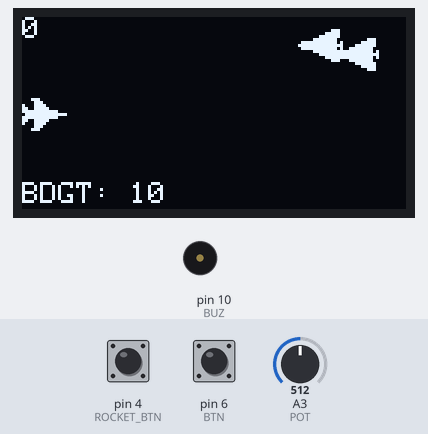
This sketch was run on a simulated Arduino Uno, built with avr-gcc and run on an emulated ATmega328P. Shown: 128×64 one-colour display, buzzer (waves = sounding). The test bench sets the inputs (shaded band); at power-on: pin 6 (BTN) HIGH, pin 4 (ROCKET_BTN) HIGH, A3 (POT) = 512. The display library's start-up logo is not drawn; random numbers use the default seed unless the sketch sets one. At 3.9 s the program stops and its outputs stay as they are.

Above: at 2.98 s.
3.3 s: pin 6 (BTN) pulled LOW for 0.15 s
At 3.62 s:
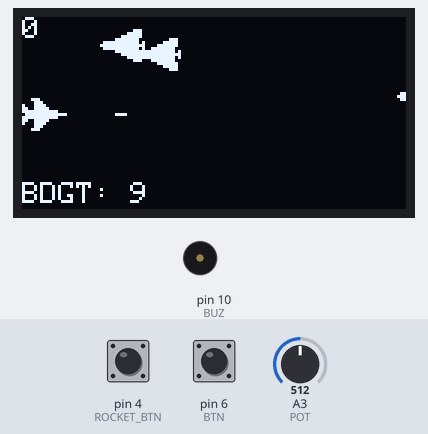
At 4.8 s:
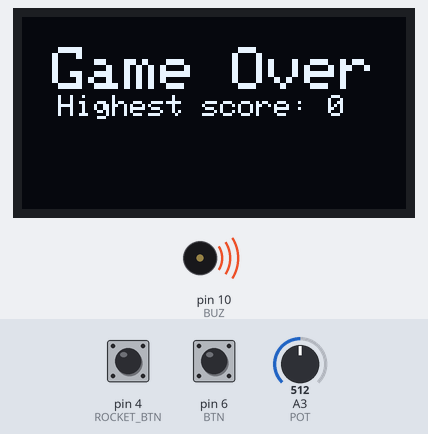
Timing chart, 0 to 5.4 s (numbered marks = the images above; inputs shaded):
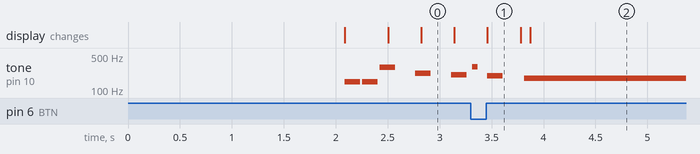

Measured:
- by itself, tone on pin 10 (BUZ): plays 300 Hz for 0.05 s, 196 Hz for 0.15 s, 175 Hz for 1.6 s

The sketch:

SpaceShooter.ino
```cpp
#include <SPI.h>
#include <Wire.h>
#include <Adafruit_GFX.h>
#include <Adafruit_SSD1306.h>
#include "pitches.h"

#define SCREEN_WIDTH 128  // OLED display width, in pixels
#define SCREEN_HEIGHT 64  // OLED display height, in pixels

#define OLED_RESET -1        // Reset pin # (or -1 if sharing Arduino reset pin)
#define SCREEN_ADDRESS 0x3C  ///< See datasheet for Address; 0x3D for 128x64, 0x3C for 128x32
Adafruit_SSD1306 display(SCREEN_WIDTH, SCREEN_HEIGHT, &Wire, OLED_RESET);

#define POT A3
#define BTN 6
#define BUZ 10
#define ROCKET_BTN 4
#define ROCKET_LED 5

#define MAX_BULLETS 16
#define MAX_ENEMIES 8
#define ROCKET_COOLDOWN 5000
#define EXPLOSION_RAD 50
#define BULLET_COST 1
#define ROCKET_COST 4
#define DRONE_VALUE 2
#define DRONE_VALUE_MULT 2
#define SCORE_INCREASEMENT 1
#define SCORE_DECREASEMENT 2
#define SPEED_INCREASEMENT_TIME 30000

unsigned int potValue;
int jetPos;
bool buttonState;
bool buttonPrevState;

bool drawExplosion;
int explosionRad = 5;

unsigned int score = 0;
unsigned int budget = 10;
unsigned short int speed = 3;
unsigned long int lastSpeedIncreasementTime = 0;

unsigned int highestScore;

// 'jet', 15x15px
const unsigned char epd_bitmap_jet[] PROGMEM = {
  0x00, 0x00, 0x00, 0x00, 0x1c, 0x00, 0x0e, 0x00, 0x8f, 0x00, 0xcf, 0x80, 0xff, 0xf0, 0x7f, 0xfe,
  0xff, 0xf0, 0xcf, 0x80, 0x8f, 0x00, 0x0e, 0x00, 0x1c, 0x00, 0x00, 0x00, 0x00, 0x00
};

// 'enemy', 15x15px
const unsigned char epd_bitmap_enemy[] PROGMEM = {
  0x00, 0x00, 0x00, 0x00, 0x00, 0x1c, 0x00, 0x7c, 0x01, 0xfc, 0x07, 0xf8, 0x7f, 0xfa, 0xff, 0xfe,
  0x7f, 0xfa, 0x07, 0xf8, 0x01, 0xfc, 0x00, 0x7c, 0x00, 0x1c, 0x00, 0x00, 0x00, 0x00
};

// 'rocket', 15x7px
const unsigned char epd_bitmap_rocket[] PROGMEM = {
  0x30, 0x00, 0x3c, 0x08, 0x7f, 0xfc, 0xff, 0xfe, 0x7f, 0xfc, 0x3c, 0x08, 0x30, 0x00
};

const int megalovaniaLength = 63;
const int noteDuration = 150;
int noteNumber = 0;
long int lastNoteTime = 0;
const int megalovaniaNotes[megalovaniaLength]{
  NOTE_D3, NOTE_D3, NOTE_D4, 0, NOTE_A3, 0, NOTE_GS3, 0, NOTE_G3, 0, NOTE_F3, 0, NOTE_D3, NOTE_F3,
  NOTE_G3, NOTE_C3, NOTE_C3, NOTE_D4, 0, NOTE_A3, 0, 0, NOTE_GS3, NOTE_G3, 0, NOTE_F3, 0, NOTE_D3,
  NOTE_F3, NOTE_G3, NOTE_B2, NOTE_B2, NOTE_D4, 0, NOTE_A3, 0, 0, NOTE_GS3, 0, NOTE_G3, 0, NOTE_F3, 0,
  NOTE_D3, NOTE_F3, NOTE_G3, NOTE_AS2, NOTE_AS2, NOTE_D4, 0, NOTE_A3, 0, 0, NOTE_GS3, 0, NOTE_G3, 0,
  NOTE_F3, 0, NOTE_D3, 0, NOTE_F3, NOTE_G3
};

// struct to save bullet data
struct bulletDataType {
  int x;
  int y;
  bool isActive;
};

// array of all bullets
bulletDataType bullets[MAX_BULLETS];

// rocket structure
struct rocketDataType {
  int x;
  int y;
  bool isActive;
};

// rocket instance
rocketDataType rocket = { 0, 0, false };
bool rocketReady = true;
long int lastRocketFiredTime;

// enemy struct
struct enemyDataType {
  int x;
  int y;
  bool isActive;
};

// array of all enemies
enemyDataType enemies[MAX_ENEMIES];

void setup() {
  Serial.begin(9600);
  pinMode(BTN, INPUT_PULLUP);
  pinMode(ROCKET_BTN, INPUT_PULLUP);

  // SSD1306_SWITCHCAPVCC = generate display voltage from 3.3V internally
  if (!display.begin(SSD1306_SWITCHCAPVCC, SCREEN_ADDRESS)) {
    Serial.println(F("SSD1306 allocation failed"));
    for (;;)
      ;  // Don't proceed, loop forever
  }

  // Show initial display buffer contents on the screen --
  // the library initializes this with an Adafruit splash screen.
  display.display();
  delay(2000);  // Pause for 2 seconds
}

void loop() {
  // get data from button and potentiometer
  potValue = analogRead(POT);
  jetPos = map(potValue, 0, 1024, -14, 64);
  buttonState = digitalRead(BTN);

  if (buttonState == LOW and buttonPrevState == HIGH) {
    fireBullet(jetPos);
    playFireSound();
  }

  if (digitalRead(ROCKET_BTN) == LOW) {
    fireRocket(jetPos);
  }

  if (random(100) < 5) {
    spawnEnemy();
  }

  // update rocket
  updateRocket(2);
  checkRocketExplosion(EXPLOSION_RAD);

  // update bullets and enemies positions
  updateBullets(3);
  updateEnemies(speed);
  checkCollisions();

  // clear display
  display.clearDisplay();
  // render a jet
  display.drawBitmap(0, jetPos, epd_bitmap_jet, 15, 15, 1);
  // render all active bullets, rocket and enemies
  drawBullets();
  drawEnemies();
  drawRocket();

  if (drawExplosion) {
    drawExplosionRadius(explosionRad);

    if (explosionRad >= 30) {
      explosionRad = 0;
      drawExplosion = false;
    }

    explosionRad += 5;
  }
  renderScore();
  renderBudget();

  // display frame on OLED display
  display.display();
  buttonPrevState = buttonState;

  if (millis() - lastRocketFiredTime >= ROCKET_COOLDOWN) {
    digitalWrite(ROCKET_LED, HIGH);
    rocketReady = true;
  }

  // music handle
  if (millis() - lastNoteTime >= noteDuration) {
    tone(BUZ, megalovaniaNotes[noteNumber], noteDuration);
    if (noteNumber >= megalovaniaLength) {
      noteNumber = 0;
    } else {
      noteNumber++;
    }
    lastNoteTime = millis();
  }

  if (millis() - lastSpeedIncreasementTime >= SPEED_INCREASEMENT_TIME) {
    speed += 1;
    lastSpeedIncreasementTime = millis();
  }
}

void renderBudget() {
  display.setCursor(0, SCREEN_HEIGHT-9);
  display.setTextSize(1);
  display.setTextColor(WHITE);
  display.print("BDGT: ");
  display.println(budget);
}

void playExplosionSound() {
  tone(BUZ, 1000, 50);
}

void playFireSound() {
  tone(BUZ, 300, 50);
}

void playDestroySound() {
  tone(BUZ, 500, 50);
}

void renderScore() {
  display.setTextSize(1);
  display.setCursor(0, 0);
  display.setTextColor(WHITE);
  display.println(score);
}

void fireRocket(int jetPos) {
  if (rocketReady && budget >= ROCKET_COST) {
    rocket = { 15, jetPos, true };
    rocketReady = false;
    lastRocketFiredTime = millis();
    budget -= ROCKET_COST;
  }
  digitalWrite(ROCKET_LED, LOW);
}

void drawExplosionRadius(int radius) {
    if (rocket.isActive) return; // Only draw if the rocket has exploded

    display.drawCircle(rocket.x + 7, rocket.y + 3, radius, WHITE);
}


void drawRocket() {
  if (rocket.isActive) {
    display.drawBitmap(rocket.x, rocket.y - 3, epd_bitmap_rocket, 15, 7, 1);
  }
}

void updateRocket(int movement) {
  if (rocket.isActive) {
    rocket.x += movement;
  }
}

void checkRocketExplosion(int explosionRadius) {
    if (!rocket.isActive) return; // No explosion if rocket is not active

    // Check if rocket collides with any enemy
    for (int i = 0; i < MAX_ENEMIES; i++) {
        if (enemies[i].isActive) {
            if (rocket.x + 15 >= enemies[i].x && rocket.x <= enemies[i].x + 15 &&
                rocket.y + 7 >= enemies[i].y && rocket.y <= enemies[i].y + 15) {

                unsigned int destroyedEnemies = 0;
                // Explosion happens, destroy all enemies in range
                for (int j = 0; j < MAX_ENEMIES; j++) {
                    if (enemies[j].isActive) {
                        int dx = enemies[j].x - rocket.x;
                        int dy = enemies[j].y - rocket.y;
                        int distanceSquared = dx * dx + dy * dy;

                        // Destroy enemies inside the explosion radius
                        if (distanceSquared <= explosionRadius * explosionRadius) {
                            enemies[j].isActive = false;
                            score += SCORE_INCREASEMENT;
                            destroyedEnemies += 1;
                        }
                    }
                }

                playExplosionSound(); // Explosion sound
                budget += DRONE_VALUE * destroyedEnemies * DRONE_VALUE_MULT;
                drawExplosion = true;
                rocket.isActive = false; // Remove rocket after explosion
                if (score > highestScore) highestScore = score;
                return; // Exit function since rocket is gone
            }
        }
    }
}


void fireBullet(int jetPos) {
  if (budget >= BULLET_COST) {
    for (int i = 0; i < MAX_BULLETS; i++) {
      if (!bullets[i].isActive) {
        bullets[i] = { 16, jetPos + 7, true };
        budget -= BULLET_COST;
        break;
      }
    }
  } else {
    gameOverScreen();
  }
}

void drawBullets() {
  for (int i = 0; i < MAX_BULLETS; i++) {
    if (bullets[i].isActive) {
      display.drawLine(bullets[i].x, bullets[i].y, bullets[i].x + 3, bullets[i].y, WHITE);
    }
  }
}

// move all bullets to the right for specific value
void updateBullets(int bulletMovement) {
  for (int i = 0; i < MAX_BULLETS; i++) {
    if (bullets[i].isActive) {
      bullets[i].x += bulletMovement;
      if (bullets[i].x >= SCREEN_WIDTH) {
        bullets[i].isActive = false;
      }
    }
  }
}

void spawnEnemy() {
  for (int i = 0; i < MAX_ENEMIES; i++) {
    if (!enemies[i].isActive) {
      enemies[i] = { 128, random(0, 49), true };
      break;
    }
  }
}

void updateEnemies(int movement) {
  for (int i = 0; i < MAX_ENEMIES; i++) {
    if (enemies[i].isActive) {
      enemies[i].x -= movement;
      if (enemies[i].x <= -15) {
        enemies[i].isActive = false;
        if (score >= SCORE_DECREASEMENT) {
          score -= SCORE_DECREASEMENT;
        } else {
          gameOverScreen();
        }
      }
    }
  }
}

void drawEnemies() {
  for (int i = 0; i < MAX_ENEMIES; i++) {
    if (enemies[i].isActive) {
      display.drawBitmap(enemies[i].x, enemies[i].y, epd_bitmap_enemy, 15, 15, WHITE);
    }
  }
}

void checkCollisions() {
  for (int i = 0; i < MAX_BULLETS; i++) {
    if (!bullets[i].isActive) continue;

    for (int j = 0; j < MAX_ENEMIES; j++) {
      if (!enemies[j].isActive) continue;

      if (bullets[i].x + 3 >= enemies[j].x && bullets[i].x <= enemies[j].x + 15 && bullets[i].y >= enemies[j].y && bullets[i].y <= enemies[j].y + 15) {
        bullets[i].isActive = false;
        enemies[j].isActive = false;
        score += SCORE_INCREASEMENT;
        budget += DRONE_VALUE;
        if (score > highestScore) highestScore = score;
        playDestroySound();
      }
    }
  }
}

void gameOverScreen() {
  display.clearDisplay();
  display.setTextSize(2);
  display.setTextColor(WHITE);
  display.setCursor(10, 10);
  display.println("Game Over");
  display.setTextSize(1);
  display.print("  Highest score: ");
  display.println(highestScore);
  display.display();
  for (;;)
    ;  // Don't proceed, loop forever
}

void debuging() {
  Serial.print("Rocket at: ");
  Serial.print(rocket.x);
  Serial.print(", ");
  Serial.println(rocket.y);

  for (int i = 0; i < MAX_ENEMIES; i++) {
    if (enemies[i].isActive) {
      Serial.print("Enemy at: ");
      Serial.print(enemies[i].x);
      Serial.print(", ");
      Serial.println(enemies[i].y);
    }
  }
}

void inputDebug(unsigned int potValue, bool buttonState) {
  // write data to display
  display.clearDisplay();
  display.setTextSize(1);
  display.setTextColor(WHITE);
  display.setCursor(0, 10);
  display.print("Potentiometer: ");
  display.println(potValue);
  display.print("Button: ");
  if (buttonState == HIGH) {
    display.println("Unpressed");
  } else {
    display.println("Pressed");
  }
  display.display();
}
```

pitches.h
```cpp
/**************************************************
   This file defines constants with the frequency
   of different musical notes.
 *************************************************/

#define NOTE_B0  31
#define NOTE_C1  33
#define NOTE_CS1 35
#define NOTE_D1  37
#define NOTE_DS1 39
#define NOTE_E1  41
#define NOTE_F1  44
#define NOTE_FS1 46
#define NOTE_G1  49
#define NOTE_GS1 52
#define NOTE_A1  55
#define NOTE_AS1 58
#define NOTE_B1  62
#define NOTE_C2  65
#define NOTE_CS2 69
#define NOTE_D2  73
#define NOTE_DS2 78
#define NOTE_E2  82
#define NOTE_F2  87
#define NOTE_FS2 93
#define NOTE_G2  98
#define NOTE_GS2 104
#define NOTE_A2  110
#define NOTE_AS2 117
#define NOTE_B2  123
#define NOTE_C3  131
#define NOTE_CS3 139
#define NOTE_D3  147
#define NOTE_DS3 156
#define NOTE_E3  165
#define NOTE_F3  175
#define NOTE_FS3 185
#define NOTE_G3  196
#define NOTE_GS3 208
#define NOTE_A3  220
#define NOTE_AS3 233
#define NOTE_B3  247
#define NOTE_C4  262
#define NOTE_CS4 277
#define NOTE_D4  294
#define NOTE_DS4 311
#define NOTE_E4  330
#define NOTE_F4  349
#define NOTE_FS4 370
#define NOTE_G4  392
#define NOTE_GS4 415
#define NOTE_A4  440
#define NOTE_AS4 466
#define NOTE_B4  494
#define NOTE_C5  523
#define NOTE_CS5 554
#define NOTE_D5  587
#define NOTE_DS5 622
#define NOTE_E5  659
#define NOTE_F5  698
#define NOTE_FS5 740
#define NOTE_G5  784
#define NOTE_GS5 831
#define NOTE_A5  880
#define NOTE_AS5 932
#define NOTE_B5  988
#define NOTE_C6  1047
#define NOTE_CS6 1109
#define NOTE_D6  1175
#define NOTE_DS6 1245
#define NOTE_E6  1319
#define NOTE_F6  1397
#define NOTE_FS6 1480
#define NOTE_G6  1568
#define NOTE_GS6 1661
#define NOTE_A6  1760
#define NOTE_AS6 1865
#define NOTE_B6  1976
#define NOTE_C7  2093
#define NOTE_CS7 2217
#define NOTE_D7  2349
#define NOTE_DS7 2489
#define NOTE_E7  2637
#define NOTE_F7  2794
#define NOTE_FS7 2960
#define NOTE_G7  3136
#define NOTE_GS7 3322
#define NOTE_A7  3520
#define NOTE_AS7 3729
#define NOTE_B7  3951
#define NOTE_C8  4186
#define NOTE_CS8 4435
#define NOTE_D8  4699
#define NOTE_DS8 4978
```
